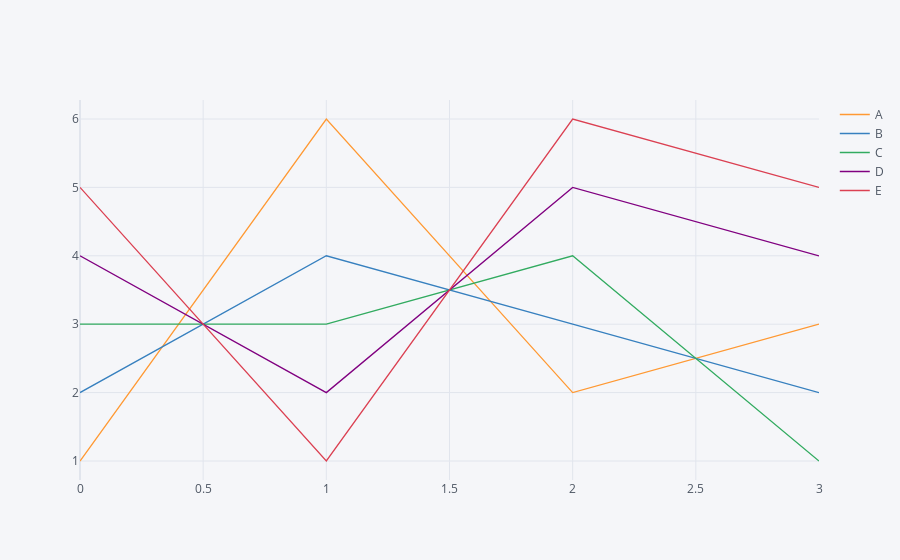

Notebook code for this chart:
### Code cell
main(cat)

### Figure 1 — Plotly figure (JSON) as saved in the notebook; plotly's stock layout.template omitted (floating-point values rounded to 4 significant figures)
{"data": [{"line": {"color": "rgba(255, 153, 51, 1.0)", "dash": "solid", "shape": "linear", "width": 1.3}, "mode": "lines", "name": "A", "text": "", "type": "scatter", "x": [0, 1, 2, 3], "y": ["1", "6", "2", "3"]}, {"line": {"color": "rgba(55, 128, 191, 1.0)", "dash": "solid", "shape": "linear", "width": 1.3}, "mode": "lines", "name": "B", "text": "", "type": "scatter", "x": [0, 1, 2, 3], "y": ["2", "4", "3", "2"]}, {"line": {"color": "rgba(50, 171, 96, 1.0)", "dash": "solid", "shape": "linear", "width": 1.3}, "mode": "lines", "name": "C", "text": "", "type": "scatter", "x": [0, 1, 2, 3], "y": ["3", "3", "4", "1"]}, {"line": {"color": "rgba(128, 0, 128, 1.0)", "dash": "solid", "shape": "linear", "width": 1.3}, "mode": "lines", "name": "D", "text": "", "type": "scatter", "x": [0, 1, 2, 3], "y": ["4", "2", "5", "4"]}, {"line": {"color": "rgba(219, 64, 82, 1.0)", "dash": "solid", "shape": "linear", "width": 1.3}, "mode": "lines", "name": "E", "text": "", "type": "scatter", "x": [0, 1, 2, 3], "y": ["5", "1", "6", "5"]}], "layout": {"legend": {"bgcolor": "#F5F6F9", "font": {"color": "#4D5663"}}, "paper_bgcolor": "#F5F6F9", "plot_bgcolor": "#F5F6F9", "title": {"font": {"color": "#4D5663"}}, "xaxis": {"gridcolor": "#E1E5ED", "showgrid": true, "tickfont": {"color": "#4D5663"}, "title": {"font": {"color": "#4D5663"}, "text": ""}, "zerolinecolor": "#E1E5ED"}, "yaxis": {"gridcolor": "#E1E5ED", "showgrid": true, "tickfont": {"color": "#4D5663"}, "title": {"font": {"color": "#4D5663"}, "text": ""}, "zerolinecolor": "#E1E5ED"}}}
